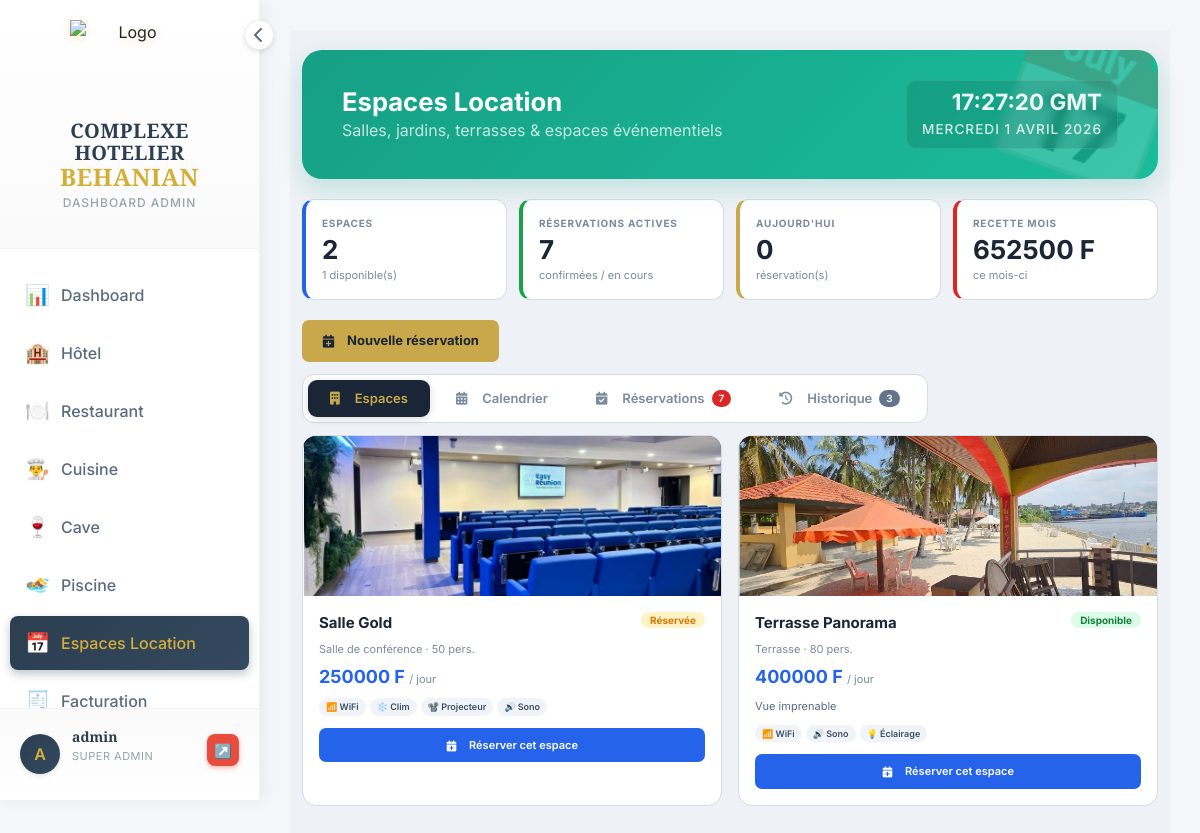
The app's page /espaces-evenementiels/ (signed in) with its own data.
### espaces_evenementiels/models.py (models this page shows, shortened)
class EspaceEvenementiel(models.Model):
    TYPE_ESPACE = [
        ('salle_conference', 'Salle de conférence'),
        ('salle_reception', 'Salle de réception'),
        ('espace_exterieur', 'Espace extérieur'),
        ('jardin', 'Jardin'),
        ('terrasse', 'Terrasse'),
    ]
    STATUT_CHOICES = [
        ('disponible', 'Disponible'),
        ('reservee', 'Réservée'),
        ('occupee', 'Occupée'),
    ]
    nom = models.CharField(max_length=100, verbose_name="Nom de l'espace")
    type_espace = models.CharField(max_length=50, choices=TYPE_ESPACE, verbose_name="Type")
    capacite = models.IntegerField(verbose_name="Capacité (personnes)")
    prix_jour = models.DecimalField(max_digits=10, decimal_places=2, verbose_name="Prix par jour (FCFA)", default=0)
    prix_demi_journee = models.DecimalField(max_digits=10, decimal_places=2, verbose_name="Prix demi-journée (FCFA)", default=0, blank=True, null=True)
    superficie = models.DecimalField(max_digits=10, decimal_places=2, null=True, blank=True, verbose_name="Superficie (m²)")
    projecteur = models.BooleanField(default=False, verbose_name="Projecteur")
    wifi = models.BooleanField(default=False, verbose_name="WiFi")
    climatisation = models.BooleanField(default=False, verbose_name="Climatisation")
    sonorisation = models.BooleanField(default=False, verbose_name="Sonorisation")
    decoration = models.BooleanField(default=False, verbose_name="Décoration")
    eclairage = models.BooleanField(default=False, verbose_name="Éclairage")
    tentes = models.BooleanField(default=False, verbose_name="Tentes")
    parking = models.BooleanField(default=False, verbose_name="Parking")
    statut = models.CharField(max_length=20, choices=STATUT_CHOICES, default='disponible', verbose_name="Statut")
    description = models.TextField(blank=True, null=True, verbose_name="Description")
    image = models.ImageField(upload_to='espaces/', blank=True, null=True, verbose_name="Photo")
    date_creation = models.DateTimeField(auto_now_add=True)
    class Meta:
        verbose_name = "Espace Location"
        verbose_name_plural = "Espaces Location"
        ordering = ['nom']
    @property
    def statut_reel(self):
        from django.utils import timezone
        now = timezone.now()
        qs = self.reservationespace_set.filter(statut__in=['confirmee','en_cours'])
        if qs.filter(date_debut__lte=now, date_fin__gte=now).exists():
            return 'occupee'
        if qs.filter(date_debut__gt=now).exists():
            return 'reservee'
        return 'disponible'
    def get_statut_reel_display(self):
        return {'disponible':'Disponible','reservee':'Réservée','occupee':'Occupée'}.get(self.statut_reel,'')

### espaces_evenementiels/views.py (the view)
# urls.py: path('', views.espaces_index, name='index'),
@require_module_access('espaces')
def espaces_index(request):
    today = timezone.now().date()
    espaces = EspaceEvenementiel.objects.all()
    reservations_actives = ReservationEspace.objects.filter(
        statut__in=['confirmee', 'en_cours']
    ).select_related('espace', 'creee_par', 'reservation_hotel__client', 'reservation_hotel__chambre').order_by('-date_debut')
    total_espaces = espaces.count()
    espaces_dispo = sum(1 for e in espaces if e.statut_reel == 'disponible')
    reservations_jour = ReservationEspace.objects.filter(date_debut__date=today).count()
    from django.utils.timezone import make_aware
    from datetime import datetime
    debut_mois = make_aware(datetime(today.year, today.month, 1))
    recette_mois = ReservationEspace.objects.filter(
        statut__in=['terminee', 'en_cours', 'confirmee'],
        date_debut__year=today.year,
        date_debut__month=today.month,
    ).aggregate(s=Sum(F('prix_total') - F('remise')))['s'] or 0
    from hotel.models import Reservation as HotelReservation
    residents = HotelReservation.objects.filter(statut='en_cours').select_related('client', 'chambre')
    historique = ReservationEspace.objects.filter(
        statut__in=['terminee', 'annulee']
    ).select_related('espace', 'reservation_hotel__client', 'reservation_hotel__chambre').order_by('-date_debut')
    total_reservations = ReservationEspace.objects.count()
    recette_totale = ReservationEspace.objects.filter(
        statut='terminee'
    ).aggregate(s=Sum(F('prix_total') - F('remise')))['s'] or 0
    context = {
        'espaces': espaces,
        'reservations_actives': reservations_actives,
        'historique': historique,
        'total_espaces': total_espaces,
        'espaces_dispo': espaces_dispo,
        'reservations_jour': reservations_jour,
        'recette_mois': int(recette_mois),
        'recette_totale': int(recette_totale),
        'total_reservations': total_reservations,
        'residents': residents,
    }
    return render(request, 'espaces_evenementiels/index.html', context)

### templates/espaces_evenementiels/index.html (shortened to what this page needs)
{% extends 'dashboard/base_dashboard.html' %}
{% block content %}
<div class="esp-body"><div class="container-fluid">
  <div class="header-glam events-watermark">
    <div class="header-content">
      <h2 style="font-size:1.6rem;font-weight:700;margin:0">Espaces Location</h2>
      <p class="mb-0 opacity-75">Salles, jardins, terrasses &amp; espaces événementiels</p>
    </div>
    <div class="header-clock"><span class="time">--:-- GMT</span><span class="date">Chargement...</span></div>
  </div>
  <div class="kpi-grid">
    <div class="kpi k-bleu"><div class="klbl">Espaces</div><div class="kval">{{ total_espaces }}</div><div class="ksub">{{ espaces_dispo }} disponible(s)</div></div>
    <div class="kpi k-vert"><div class="klbl">Réservations actives</div><div class="kval">{{ reservations_actives.count }}</div><div class="ksub">confirmées / en cours</div></div>
    <div class="kpi k-or"><div class="klbl">Aujourd'hui</div><div class="kval">{{ reservations_jour }}</div><div class="ksub">réservation(s)</div></div>
    <div class="kpi k-rouge"><div class="klbl">Recette mois</div><div class="kval">{{ recette_mois|floatformat:0 }} F</div><div class="ksub">ce mois-ci</div></div>
  </div>
  <div style="margin-bottom:12px">
    <button class="btn-p btn-gold" style="padding:11px 20px;font-size:13px" onclick="ouvrirModalReservation()">
      <i class="fas fa-calendar-plus"></i> Nouvelle réservation
    </button>
  </div>
  <div class="tabs">
    <button class="tab active" id="tab-espaces" onclick="setTab('espaces',this)"><i class="fas fa-building"></i> Espaces</button>
    <button class="tab" id="tab-calendrier" onclick="setTab('calendrier',this);initCalendrier()"><i class="fas fa-calendar-alt"></i> Calendrier</button>
    <button class="tab" id="tab-reservations" onclick="setTab('reservations',this)">
      <i class="fas fa-calendar-check"></i> Réservations
      {% if reservations_actives.count > 0 %}<span style="background:#dc2626;color:white;border-radius:10px;padding:1px 7px;font-size:10px">{{ reservations_actives.count }}</span>{% endif %}
    </button>
    <button class="tab" id="tab-historique" onclick="setTab('historique',this)">
      <i class="fas fa-history"></i> Historique
      {% if historique.count > 0 %}<span style="background:#64748b;color:white;border-radius:10px;padding:1px 7px;font-size:10px">{{ historique.count }}</span>{% endif %}
    </button>
  </div>
  <div class="tab-content active" id="content-espaces">
    {% if not espaces %}
    <div style="background:white;border-radius:14px;padding:50px;text-align:center;border:2px dashed #d4dce8">
      <div style="font-size:52px;margin-bottom:14px">🏛️</div>
      <h3 style="color:#1a2535;margin:0 0 8px">Aucun espace configuré</h3>
      <p style="color:#7a8b9c;margin:0">Ajoutez vos espaces dans <strong>Paramètres → Espaces</strong>.</p>
    </div>
    {% else %}
    <div class="esp-grid">
      {% for espace in espaces %}
      <div class="esp-card">
        {% if espace.image %}<img src="{{ espace.image.url }}" alt="{{ espace.nom }}" class="esp-card-img" style="display:block">
        {% else %}<div class="esp-card-img">🏛️</div>{% endif %}
        <div class="esp-card-body">
          <div style="display:flex;align-items:flex-start;justify-content:space-between;gap:8px;margin-bottom:6px">
            <div style="font-size:15px;font-weight:700;color:#1a2535">{{ espace.nom }}</div>
            <span class="badge b-{{ espace.statut_reel }}">{{ espace.get_statut_reel_display }}</span>
          </div>
          <div style="font-size:11px;color:#7a8b9c;margin-bottom:6px">{{ espace.get_type_espace_display }} · {{ espace.capacite }} pers.{% if espace.superficie %} · {{ espace.superficie|floatformat:0 }} m²{% endif %}</div>
          <div style="font-size:18px;font-weight:700;color:#2563eb;margin-bottom:8px">{{ espace.prix_jour|floatformat:0 }} F <span style="font-size:11px;font-weight:400;color:#7a8b9c">/ jour</span></div>
          {% if espace.description %}<div style="font-size:11px;color:#5a6b7c;margin-bottom:10px;line-height:1.5">{{ espace.description|truncatechars:80 }}</div>{% endif %}
          <div class="esp-equip">
            {% if espace.wifi %}<span class="equip-tag">📶 WiFi</span>{% endif %}
            {% if espace.climatisation %}<span class="equip-tag">❄️ Clim</span>{% endif %}
            {% if espace.projecteur %}<span class="equip-tag">📽️ Projecteur</span>{% endif %}
            {% if espace.sonorisation %}<span class="equip-tag">🔊 Sono</span>{% endif %}
            {% if espace.eclairage %}<span class="equip-tag">💡 Éclairage</span>{% endif %}
          </div>
          <button class="btn-p btn-primary" style="width:100%;justify-content:center;padding:9px" onclick="ouvrirModalReservation({{ espace.id }})">
            <i class="fas fa-calendar-plus"></i> Réserver cet espace
          </button>
        </div>
      </div>
      {% endfor %}
    </div>
    {% endif %}
  </div>
</div></div>
{% endblock %}

### templates/dashboard/base_dashboard.html (shortened to what this page needs)
{% load static %}
<!DOCTYPE html>
<html lang="fr">
<head>
    <link href="https://cdn.jsdelivr.net/npm/bootstrap@5.3.0/dist/css/bootstrap.min.css" rel="stylesheet">
    <link rel="stylesheet" href="https://cdnjs.cloudflare.com/ajax/libs/font-awesome/6.4.0/css/all.min.css">
</head>
<body>
    <div class="sidebar" id="sidebar">
        <div class="logo-section">
            <div class="sidebar-toggle" onclick="toggleSidebar()">
                <i class="fas fa-chevron-left" id="toggleIcon"></i>
            </div>
            <div class="logo">
                <div class="logo-icon">
                    <img src="{% static 'images/Logo.png' %}" alt="Logo">
                </div>
                <div class="logo-text">
                    <h1>COMPLEXE HOTELIER<br><span>BEHANIAN</span></h1>
                    <p>Dashboard Admin</p>
                </div>
            </div>
        </div>
        <nav class="nav-menu">
            <a href="{% url 'dashboard:index' %}" class="nav-item {% if request.resolver_match.url_name == 'index' and request.resolver_match.app_name == 'dashboard' %}active{% endif %}">
                <span class="nav-item-icon">📊</span>
                <span class="nav-text">Dashboard</span>
            </a>
            {% if 'hotel' in accessible_modules %}
            <a href="{% url 'hotel:index' %}" class="nav-item {% if request.resolver_match.app_name == 'hotel' %}active{% endif %}">
                <span class="nav-item-icon">🏨</span>
                <span class="nav-text">Hôtel</span>
            </a>
            {% endif %}
            {% if 'restaurant' in accessible_modules %}
            <a href="{% url 'restaurant:index' %}" class="nav-item {% if request.resolver_match.app_name == 'restaurant' %}active{% endif %}">
                <span class="nav-item-icon">🍽️</span>
                <span class="nav-text">Restaurant</span>
            </a>
            {% endif %}
            {% if 'cuisine' in accessible_modules %}
            <a href="{% url 'cuisine:index' %}" class="nav-item {% if request.resolver_match.app_name == 'cuisine' %}active{% endif %}">
                <span class="nav-item-icon">👨‍🍳</span>
                <span class="nav-text">Cuisine</span>
            </a>
            {% endif %}
            {% if 'bar' in accessible_modules %}
            <a href="{% url 'bar:dashboard' %}" class="nav-item {% if request.resolver_match.app_name == 'bar' %}active{% endif %}">
                <span class="nav-item-icon">🍷</span>
                <span class="nav-text">Cave</span>
            </a>
            {% endif %}
            {% if 'piscine' in accessible_modules %}
            <a href="{% url 'piscine:index' %}" class="nav-item {% if request.resolver_match.app_name == 'piscine' %}active{% endif %}">
                <span class="nav-item-icon">🏊</span>
                <span class="nav-text">Piscine</span>
            </a>
            {% endif %}
            {% if 'espaces' in accessible_modules %}
            <a href="{% url 'espaces_evenementiels:index' %}" class="nav-item {% if request.resolver_match.app_name == 'espaces_evenementiels' %}active{% endif %}">
                <span class="nav-item-icon">📅</span>
                <span class="nav-text">Espaces Location</span>
            </a>
            {% endif %}
            {% if 'facturation' in accessible_modules %}
            <a href="{% url 'facturation:index' %}" class="nav-item {% if request.resolver_match.app_name == 'facturation' %}active{% endif %}">
                <span class="nav-item-icon">🧾</span>
                <span class="nav-text">Facturation</span>
            </a>
            {% endif %}
        </nav>
        <div class="user-section">
            <div class="user-avatar">{{ user.username|first|upper }}</div>
            <div class="user-info">
                <h4>{{ user.get_full_name|default:user.username }}</h4>
                <p>{{ user_role }}</p>
            </div>
            <a href="{% url 'logout' %}" class="logout-btn" title="Se déconnecter">↗️</a>
        </div>
    </div>
    <div class="main-content">
        {% block content %}{% endblock %}
    </div>
</body>
</html>

### records on screen
EspaceEvenementiel: image (picture), nom "Salle Gold", statut_reel "Réservée", type_espace "Salle de conférence", capacite "50", prix_jour "250000", wifi "📶 WiFi", climatisation "❄️ Clim", projecteur "📽️ Projecteur", sonorisation "🔊 Sono"
EspaceEvenementiel: image (picture), nom "Terrasse Panorama", statut_reel "Disponible", type_espace "Terrasse", capacite "80", prix_jour "400000", description "Vue imprenable", wifi "📶 WiFi", sonorisation "🔊 Sono", eclairage "💡 Éclairage"

### other values on screen
{{ user.username|first|upper }} "A"
{{ user.get_full_name|default:user.username }} "admin"
{{ user_role }} "SUPER ADMIN"
{{ total_espaces }} "2"
{{ espaces_dispo }} "1"
{{ reservations_actives.count }} "7"
{{ reservations_jour }} "0"
{{ recette_mois|floatformat:0 }} "652500"
{{ historique.count }} "3"
